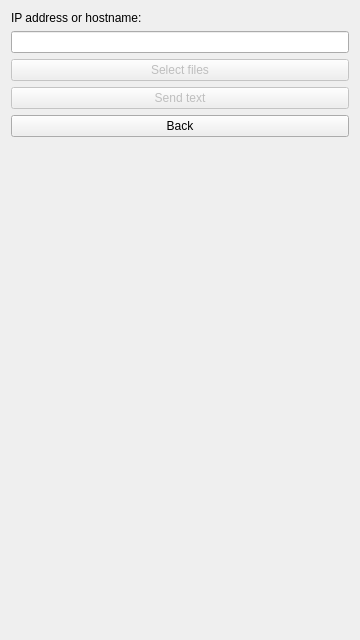
<?xml version="1.0" encoding="UTF-8"?>
<ui version="4.0">
 <class>DialogSendIp</class>
 <widget class="QDialog" name="DialogSendIp">
  <property name="geometry">
   <rect>
    <x>0</x>
    <y>0</y>
    <width>360</width>
    <height>640</height>
   </rect>
  </property>
  <property name="windowTitle">
   <string>Dukto</string>
  </property>
  <layout class="QVBoxLayout" name="verticalLayout">
   <item>
    <widget class="QLabel" name="label">
     <property name="text">
      <string>IP address or hostname:</string>
     </property>
    </widget>
   </item>
   <item>
    <widget class="QLineEdit" name="lineEdit"/>
   </item>
   <item>
    <widget class="QPushButton" name="buttonSend">
     <property name="enabled">
      <bool>false</bool>
     </property>
     <property name="text">
      <string>Select files</string>
     </property>
    </widget>
   </item>
   <item>
    <widget class="QPushButton" name="buttonSendText">
     <property name="enabled">
      <bool>false</bool>
     </property>
     <property name="text">
      <string>Send text</string>
     </property>
    </widget>
   </item>
   <item>
    <widget class="QPushButton" name="buttonBack">
     <property name="text">
      <string>Back</string>
     </property>
    </widget>
   </item>
   <item>
    <spacer name="verticalSpacer">
     <property name="orientation">
      <enum>Qt::Vertical</enum>
     </property>
     <property name="sizeHint" stdset="0">
      <size>
       <width>20</width>
       <height>40</height>
      </size>
     </property>
    </spacer>
   </item>
  </layout>
 </widget>
 <resources/>
 <connections/>
</ui>
